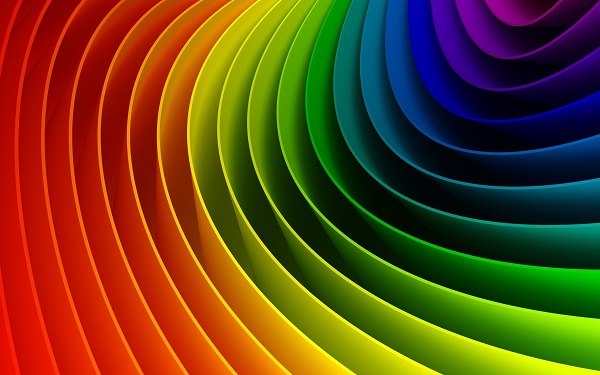
#> input picture image.jpeg, 600 x 375 px
$ python main_v4.py --image image.jpeg --output out.png
#> lines starting #> are read from the running program, lines starting #| are printed output that depends on the picture
#> further down, img is the input picture: shape (375, 600, 3); mean B, G, R 20.7, 67.7, 101.4

import cv2  # openCV
import argparse
import numpy as np
import timeit

'''
Criando array de imagem em dois fors diferentes (v3)
-> invertendo for do v3
'''

def convertArrayToNumpy(array):
	'''
	Coloca um array em forma de numpy_array pq eh o tipo de objeto que o openCV usa
	'''
	array_numPy=np.zeros((len(array), len(array[0]), 3))

	for row in range(len(array)):
		for colunm in range(len(array[row])):
			array_numPy[row][colunm]=array[row][colunm]

	return array_numPy

def applyToAllPixels(img, action):
	'''
	Aplica uma uma funcao para todos os pixels
	parametros:
		img: array.numpy ou simplesmente um array 3-dimensional que contem os pixels
		action: dicionario que contem duas chaves:
			'fun': nome da funcao a ser aplicada
			'parameters': parametros que a funcao usa alem do R,G,B
			Ex.: Se a funcao a ser passada tiver seus proprios parametros, como 'programar(computador,cafe)',
				os parametros computador e cafe estarao em outro dicionario separado (o dicionario seria o valor da
				chave 'parameters'). A chamada da funcao do exemplo acima ficaria:
					applyToAllPixels(img,{
						'fun' : programar,
						'parameters' : {
							'maquina' : computador,
							'liquido' : cafe
							}
						}
					)
	'''

	height=len(img)
#> height = 375
	width=len(img[0])
#> width = 600

	fun=action.get('fun')
	parameters=action.get('parameters')

	# construir matriz da nova imagem
	newImage=[]
	for _ in range(height):
		newImage.append( [None] * width )
#> after the loop, newImage = 375 items

	# Usar metodo pixel a pixel
	for h in range(height):
		for w in range(width):
			# Verifica se precisa de parametros fora o R,G,B
			if (parameters != None):
				newImage[h][w]=(fun(img[h][w][0], img[h][w][1],
									img[h][w][2],  parameters))
			else:
				newImage[h][w]=(fun(img[h][w][0], img[h][w][1],  img[h][w][2]))
#> this loop made 375 passes

	return convertArrayToNumpy(newImage)
#> in convertArrayToNumpy, `array_numPy=np.zeros((len(array), len(array[0]), 3))`: array_numPy: shape (375, 600, 3) float64; every value is 0
#> after the loop in convertArrayToNumpy, `for row in range(len(array)):`:
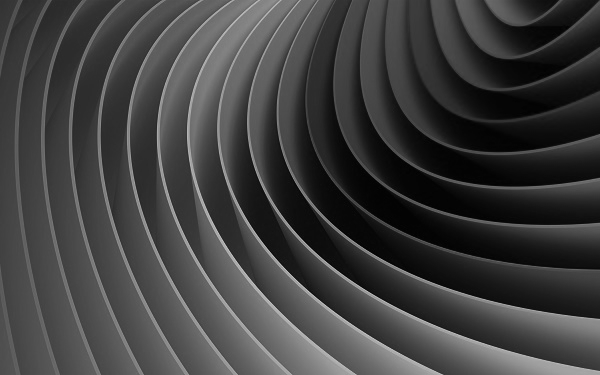
#> array_numPy: shape (375, 600, 3) float64; min 0.667, max 196.3, mean 63.3

def applyChange(originalImage, color='gray'):
	'''
	Coloca a imagem em modo monocromatico

	Parametros:
		originalImage: ----
		color: string que siginfica a banda escolhida:
			gray: --- (default)
			red: ---
			green:---
			blue: ---
	'''

	imageResult = None

	if (color == 'gray'):
		# media dos  valores de cada pixel
		imageResult = applyToAllPixels(originalImage, {'fun': calculateMeanAndAplly})

	# para cores primarias basta remover os outros valores
	elif (color == 'red'):
		imageResult = applyToAllPixels(originalImage, {'fun': toRed})
	elif (color == 'blue'):
		imageResult = applyToAllPixels(originalImage, {'fun': toBlue})
	elif (color == 'green'):
		imageResult = applyToAllPixels(originalImage, {'fun': toGreen})
	else:
		print("invalid Color")

	return imageResult

def calculateMeanAndAplly(b,g,r):
	'''
	Calcula a media de tres pixels e retorna um pixel com essa media
	'''

	average = np.mean([b,g,r])

	return [average,average,average]

def toGreen(b,g,r):
	'''
	converte todo o pixel para a banda verde
	'''
	return [0,g,0]

def toRed (b,g,r):
	'''
	converte todo o pixel para a banda vermelha
	'''
	return [0,0,r]

def toBlue (b,g,r):
	'''
	converte todo o pixel para a banda azul
	'''
	return [b,0,0]


if __name__ == "__main__":
	# construir o parse de argumentos
	ap = argparse.ArgumentParser()

	ap.add_argument("-i", "--image", required=False,
					help="Path to the image to be scanned")

	ap.add_argument("-c", "--scale", required=False,
					help="Color of the scale. Can be 'gray', 'red', 'blue' or 'green'")

	ap.add_argument("-o", "--output", required=True,
					help="Path to the image to be saved")


	args = vars(ap.parse_args())

	# setar paramentos nao-obrigatorios
	if args["image"] == None:
		args["image"] = "image.jpeg"

	if args["scale"] == None:
		args["scale"] = "gray"


	# ler imagem.
	# A imagem lida eh um array[linha][coluna]
	img = cv2.imread(args["image"])

	# aplicar mudancas

	start = timeit.default_timer()

	result = applyChange(img, args["scale"])

	stop = timeit.default_timer()

	print('Execution Time: ', stop - start)

	# salvar imagem
	cv2.imwrite(args['output'],result)
